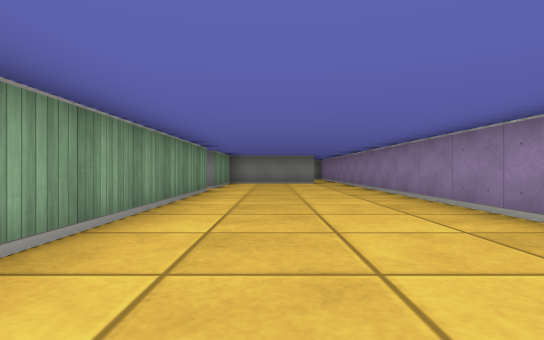
View 1 (above)

16 first-person views from a walk through a cub3D ray-caster map. The camera is about half as high as the walls, looks level and sees 80° across. The floor is counted in squares. Each view is taken from the middle of a square. On the plan, view 1 faces up. The plan holds only what a view shows up to about 9 squares ahead; the rest is blank.

View 2
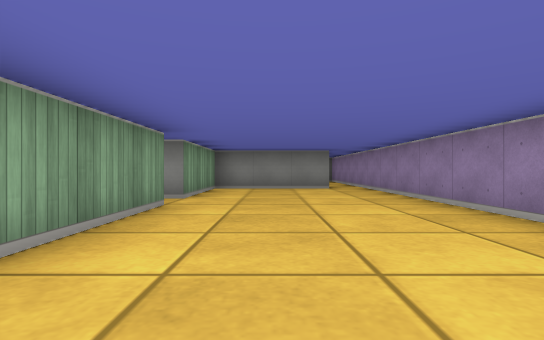

View 3
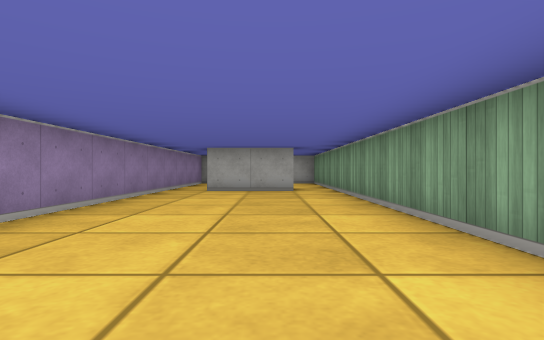

View 4
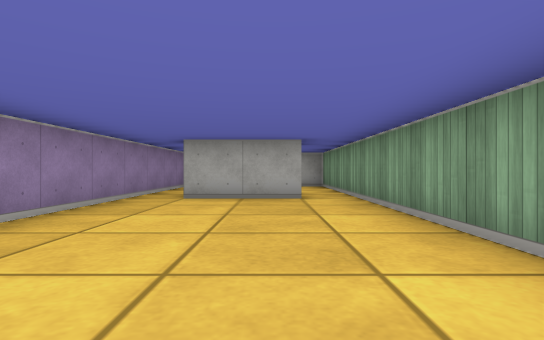

View 5
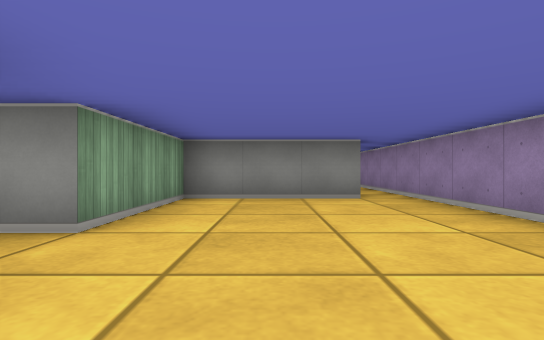

View 6
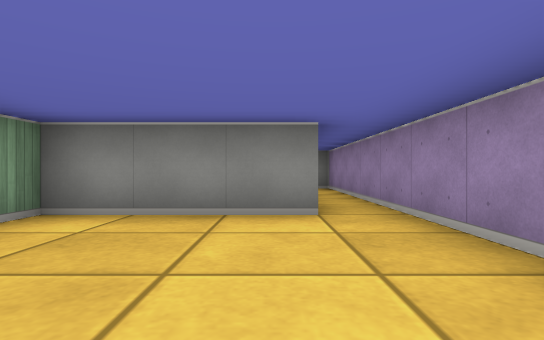

View 7
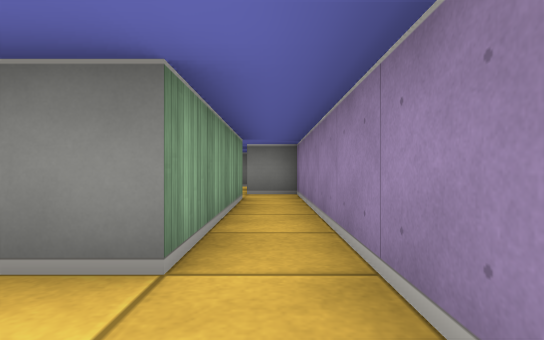

View 8
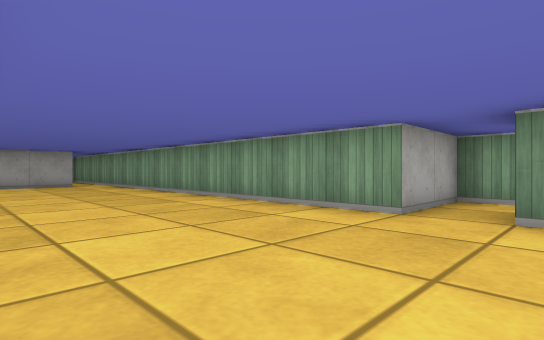

View 9
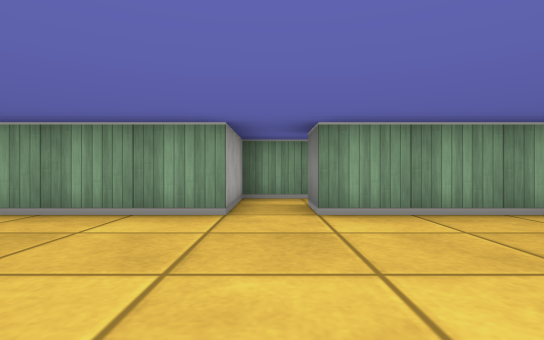

View 10
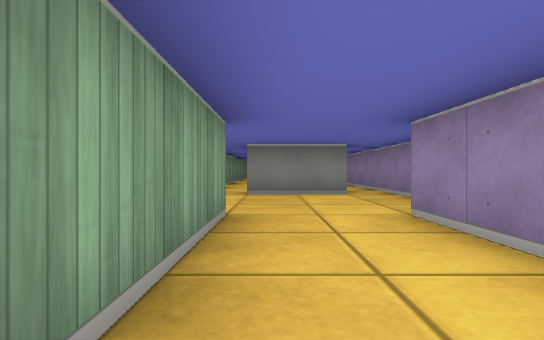

View 11
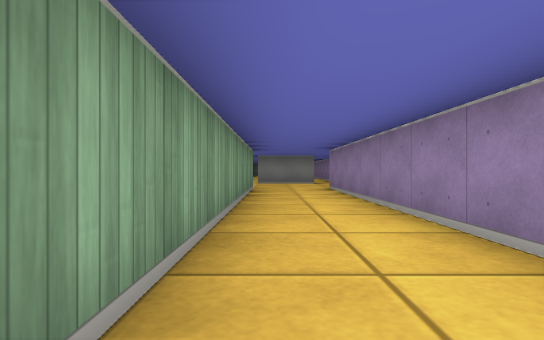

View 12
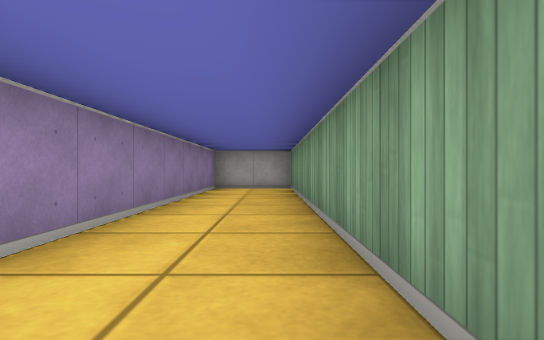

View 13
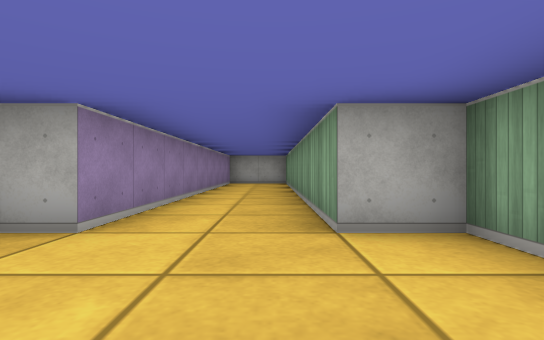

View 14
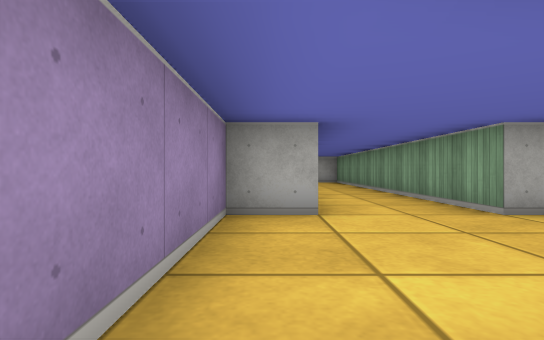

View 15
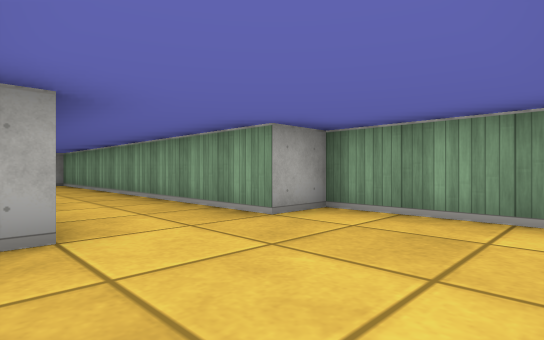

View 16
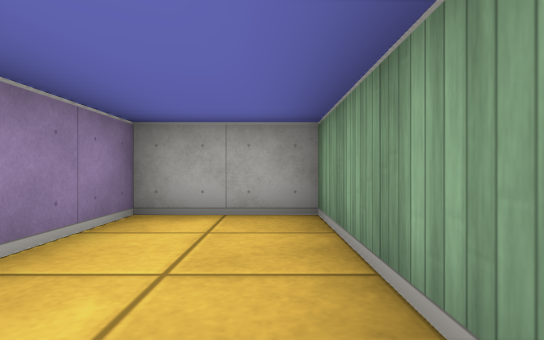

### Floor plan
Points are (right, up) in squares from view 1. A wall is a line through its corners. A room is listed if a view was taken in it or the views show most of it. See-through windows are left out.
Room 1 (views 1, 2, 3, 4, 5, 6, 7, 8, 9, 14)
walls: (-2.5, 7.5) (-1.5, 7.5) (-1.5, -2.5); (-0.6, -1.5) (1.5, -1.5); (1.5, 11.5) (-1.5, 11.5) (-1.5, 8.5) (-2.5, 8.5); (2.5, -2.5) (2.5, 11.5)
ways out: opening at (-1, -2) to room 2; opening at (2, -2) to room 2; opening at (2, 12) to room 3; opening at (-2, 8)
Room 2 (views 10, 11, 12, 13, 15, 16)
walls: (-1.5, -2.5) (-1.5, -5.5) (-0.5, -5.5) (-0.5, -14.5) (1.5, -14.5) (1.5, -5.5) (2.5, -5.5) (2.5, -2.5); (1.5, -2.5) (-0.5, -2.5)
ways out: opening at (-1, -2) to room 1; opening at (2, -2) to room 1
Room 3 (no view inside)
walls: (1.5, 15.5) (1.5, 11.5); (2.5, 11.5) (2.5, 16.5) (1.5, 16.5)
ways out: opening at (2, 12) to room 1; opening at (2, 16)

Where each view was taken, in squares from view 1:
view 1: 0 up, 0 right, facing up
view 2: 3 up, 0 right, facing up
view 3: 6 up, 0 right, facing down
view 4: 4 up, 0 right, facing down
view 5: 6 up, 0 right, facing up
view 6: 8 up, 1 right, facing up
view 7: 10 up, 2 right, facing up
view 8: 9 up, 2 right, facing down-left
view 9: 8 up, 2 right, facing left
view 10: 9 down, 0 right, facing up
view 11: 14 down, 0 right, facing up
view 12: 6 down, 0 right, facing down
view 13: 3 down, 0 right, facing down
view 14: 2 down, 2 right, facing down
view 15: 3 down, 2 right, facing down-left
view 16: 11 down, 0 right, facing down
